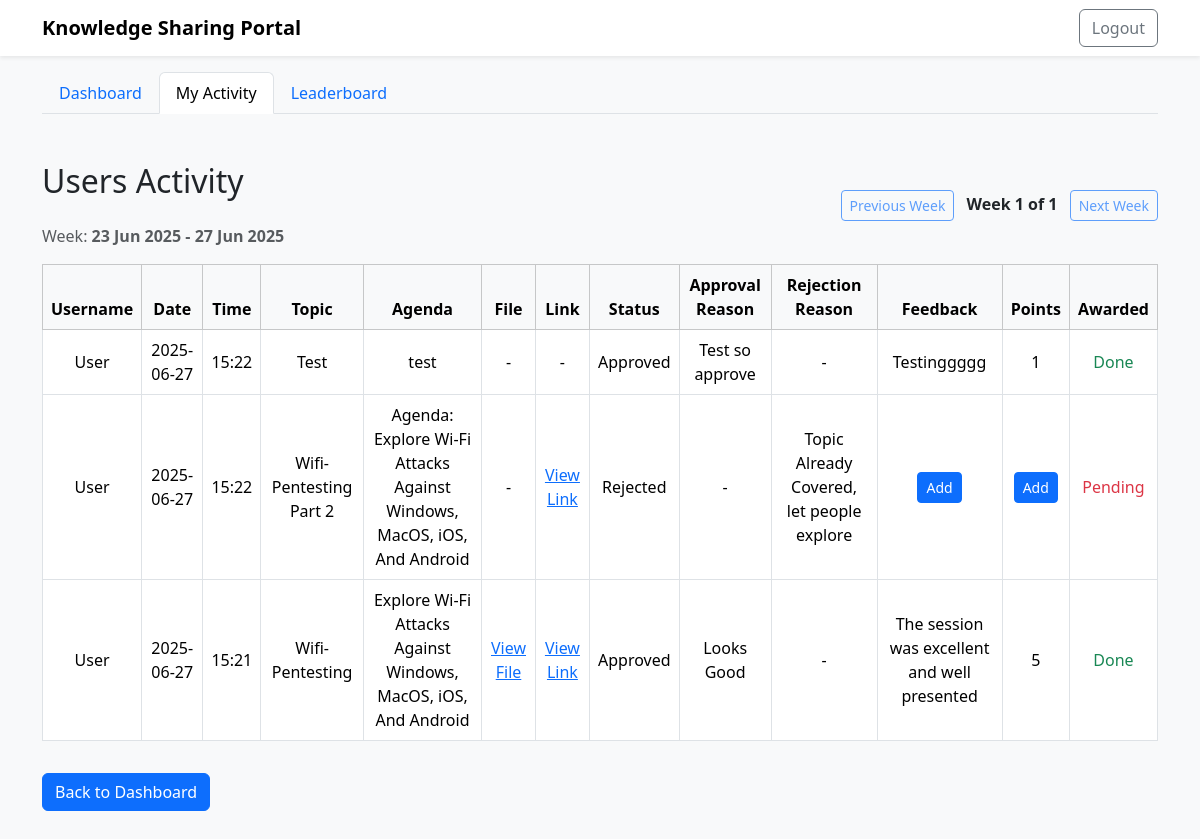
The page /my-activity (signed in) on the database its author committed.
### tables this page shows
CREATE TABLE slot_activity (
        id INTEGER PRIMARY KEY AUTOINCREMENT,
        slot_id INTEGER NOT NULL,
        user_id INTEGER NOT NULL,
        status TEXT NOT NULL,
        approval_reason TEXT,
        rejection_reason TEXT,
        feedback TEXT,
        comments TEXT,
        points_awarded INTEGER,
        topic TEXT,
        agenda TEXT,
        file_path TEXT,
        link TEXT,
        created_at TEXT DEFAULT CURRENT_TIMESTAMP,
        updated_at TEXT DEFAULT CURRENT_TIMESTAMP,
        FOREIGN KEY (slot_id) REFERENCES slots(id),
        FOREIGN KEY (user_id) REFERENCES users(id)
    );

CREATE TABLE users (
        id INTEGER PRIMARY KEY AUTOINCREMENT,
        name TEXT NOT NULL,
        email TEXT UNIQUE NOT NULL,
        password TEXT NOT NULL,
        role TEXT NOT NULL DEFAULT 'user'
    );

### app.py (the view)
@app.route('/my-activity')
@token_required
def my_activity():
    db = get_db()
    user_email = g.get('user')
    user = db.execute('SELECT * FROM users WHERE email = ?', (user_email,)).fetchone()
    is_admin = user['role'] == 'admin'
    if is_admin:
        all_activities = db.execute('''
            SELECT sa.*, u.name as username FROM slot_activity sa
            JOIN users u ON sa.user_id = u.id
            ORDER BY sa.created_at DESC
        ''').fetchall()
    else:
        all_activities = db.execute('''SELECT * FROM slot_activity WHERE user_id = ? ORDER BY created_at DESC''', (user['id'],)).fetchall()
    def get_week_start(dt):
        return dt - timedelta(days=dt.weekday())
    activities_by_week = {}
    for a in all_activities:
        dt = datetime.datetime.strptime(a['created_at'][:10], '%Y-%m-%d')
        week_start = get_week_start(dt)
        if week_start not in activities_by_week:
            activities_by_week[week_start] = []
        activities_by_week[week_start].append(a)
    sorted_weeks = sorted(activities_by_week.keys(), reverse=True)
    week_number = int(request.args.get('week', 0))
    if not sorted_weeks:
        week_dates = []
        activities = []
        total_weeks = 0
    else:
        if week_number < 0 or week_number >= len(sorted_weeks):
            week_number = 0
        week_dates = [sorted_weeks[week_number] + timedelta(days=i) for i in range(5)]
        activities = activities_by_week.get(sorted_weeks[week_number], [])
        total_weeks = len(sorted_weeks)
    return render_template('my_activity.html', user=user, activities=activities, is_admin=is_admin, week_number=week_number, total_weeks=total_weeks, week_dates=week_dates)

### app.py (called while the page is built)
def get_db():
    if 'db' not in g:
        g.db = sqlite3.connect(app.config['DATABASE'])
        g.db.row_factory = sqlite3.Row
    return g.db

def token_required(f):
    @wraps(f)
    def decorated(*args, **kwargs):
        token = request.cookies.get('token')
        if not token:
            return redirect(url_for('login'))
        try:
            data = jwt.decode(token, app.config['SECRET_KEY'], algorithms=["HS256"])
            g.user = data['email']
        except Exception:
            return redirect(url_for('login'))
        return f(*args, **kwargs)
    return decorated

### templates/my_activity.html (shortened to what this page needs)
<!DOCTYPE html>
<html lang="en">
<head>
    <link href="https://cdn.jsdelivr.net/npm/bootstrap@5.3.2/dist/css/bootstrap.min.css" rel="stylesheet">
</head>
<body class="bg-light" style="min-height: 100vh;">
    <nav class="navbar navbar-expand-lg navbar-light bg-white shadow-sm">
        <div class="container">
            <a class="navbar-brand fw-bold" href="/dashboard">Knowledge Sharing Portal</a>
            <div class="d-flex">
                <a href="/logout" class="btn btn-outline-secondary">Logout</a>
            </div>
        </div>
    </nav>
    <div class="container mt-3">
        <ul class="nav nav-tabs">
            <li class="nav-item">
                <a class="nav-link" href="/dashboard">Dashboard</a>
            </li>
            <li class="nav-item">
                <a class="nav-link active" href="/my-activity">My Activity</a>
            </li>
            <li class="nav-item">
                <a class="nav-link" href="/leaderboard">Leaderboard</a>
            </li>
        </ul>
    </div>
    <div class="container py-5">
        <div class="d-flex justify-content-between align-items-center mb-3">
            <div>
                <h2 class="mb-4">{% if is_admin %}Users Activity{% else %}My Activity{% endif %}</h2>
                {% if week_dates and week_dates|length > 0 %}
                <div class="text-muted">
                    Week: <b>{{ week_dates[0].strftime('%d %b %Y') }} - {{ week_dates[-1].strftime('%d %b %Y') }}</b>
                </div>
                {% endif %}
            </div>
            <div>
                <a href="/my-activity?week={{ week_number - 1 }}" class="btn btn-outline-primary btn-sm me-2 {% if week_number == 0 %}disabled{% endif %}">Previous Week</a>
                <span class="fw-bold">Week {{ week_number + 1 }} of {{ total_weeks }}</span>
                <a href="/my-activity?week={{ week_number + 1 }}" class="btn btn-outline-primary btn-sm ms-2 {% if week_number + 1 >= total_weeks %}disabled{% endif %}">Next Week</a>
            </div>
        </div>
        <div class="table-responsive">
            <table class="table table-bordered align-middle text-center bg-white">
                <thead class="table-light">
                    <tr>
                        {% if is_admin %}<th>Username</th>{% endif %}
                        <th>Date</th>
                        <th>Time</th>
                        <th>Topic</th>
                        <th>Agenda</th>
                        <th>File</th>
                        <th>Link</th>
                        <th>Status</th>
                        <th>Approval Reason</th>
                        <th>Rejection Reason</th>
                        <th>Feedback</th>
                        <th>Points</th>
                        {% if is_admin %}<th>Awarded</th>{% endif %}
                    </tr>
                </thead>
                <tbody>
                    {% for a in activities %}
                    <tr>
                        {% if is_admin %}<td>{{ a['username'] }}</td>{% endif %}
                        <td>{{ a['created_at'][:10] }}</td>
                        <td>{{ a['created_at'][11:16] }}</td>
                        <td>{{ a['topic'] or '-' }}</td>
                        <td>{{ a['agenda'] or '-' }}</td>
                        <td>{% if a['file_path'] %}<a href="/{{ a['file_path'] }}" target="_blank">View File</a>{% else %}-{% endif %}</td>
                        <td>{% if a['link'] %}<a href="{{ a['link'] }}" target="_blank">View Link</a>{% else %}-{% endif %}</td>
                        <td>{{ a['status']|capitalize }}</td>
                        <td>{{ a['approval_reason'] or '-' }}</td>
                        <td>{{ a['rejection_reason'] or '-' }}</td>
                        <td>
                            {% if is_admin and not a['feedback'] and a['points_awarded'] is none %}
                                <a href="/admin-feedback/{{ a['id'] }}" class="btn btn-sm btn-primary">Add</a>
                            {% else %}
                                {{ a['feedback'] or '-' }}
                            {% endif %}
                        </td>
                        <td>
                            {% if is_admin and not a['feedback'] and a['points_awarded'] is none %}
                                <a href="/admin-feedback/{{ a['id'] }}" class="btn btn-sm btn-primary">Add</a>
                            {% else %}
                                {{ a['points_awarded'] if a['points_awarded'] is not none else '-' }}
                            {% endif %}
                        </td>
                        {% if is_admin %}
                            <td>
                                {% if not a['feedback'] and a['points_awarded'] is none %}
                                <span class="text-danger">Pending</span>
                                {% else %}
                                    <span class="text-success">Done</span>
                                {% endif %}
                            </td>
                        {% endif %}
                    </tr>
                    {% else %}
                    <tr><td colspan="10" class="text-muted">No activity found.</td></tr>
                    {% endfor %}
                </tbody>
            </table>
        </div>
        <a href="/dashboard" class="btn btn-primary mt-3">Back to Dashboard</a>
    </div>
</body>
</html>

### rows shown on the page
slot_activity: username "User", created_at "2025-06-27", created_at "15:22", topic "Test", agenda "test", status "Approved", approval_reason "Test so approve", a "-", feedback "Testinggggg", points_awarded "1", shows "Done"
slot_activity: username "User", created_at "2025-06-27", created_at "15:22", topic "Wifi-Pentesting Part 2", agenda "Agenda: Explore Wi-Fi Attacks Against Windows, MacOS, iOS, And Android", status "Rejected", a "-", rejection_reason "Topic Already Covered, let people explore", shows "Pending"
slot_activity: username "User", created_at "2025-06-27", created_at "15:21", topic "Wifi-Pentesting", agenda "Explore Wi-Fi Attacks Against Windows, MacOS, iOS, And Android", status "Approved", approval_reason "Looks Good", a "-", feedback "The session was excellent and well presented", points_awarded "5", shows "Done"

### other values the page prints
{{ week_dates[0].strftime('%d %b %Y') }} "23 Jun 2025"
{{ week_dates[-1].strftime('%d %b %Y') }} "27 Jun 2025"
{{ week_number + 1 }} "1"
{{ total_weeks }} "1"
